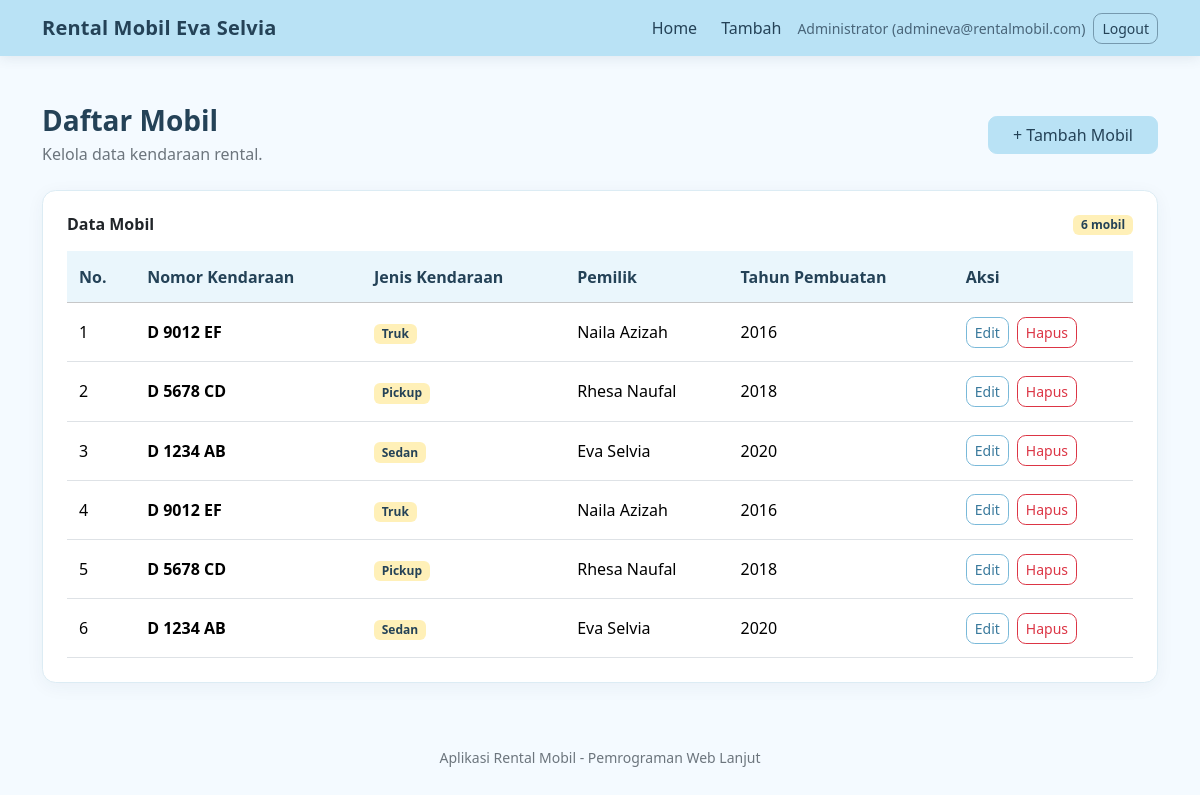
/dashboard.php (signed in), run on the app's committed database.
### tables this page shows
CREATE TABLE IF NOT EXISTS `mobil011` (
  `no_id` int NOT NULL AUTO_INCREMENT,
  `nomor_kendaraan` varchar(12) NOT NULL,
  `jenis_kendaraan` enum('Sedan','Pickup','Truk','Bemo') NOT NULL,
  `pemilik` varchar(50) NOT NULL,
  `tahun_pembuatan` char(4) NOT NULL,
  PRIMARY KEY (`no_id`)
);

### fungsi.php (called while the page is built, shortened)
<?php
function aman($teks) {
    return htmlspecialchars(
        (string) $teks,
        ENT_QUOTES | ENT_SUBSTITUTE,
        "UTF-8"
    );
}

### dashboard.php (the view, shortened to what this page needs)
<?php
require "fungsi.php";
require "koneksi.php";
$hasil = null;
try {
    $hasil = $koneksi->query(
        "SELECT *
         FROM mobil011
         ORDER BY no_id DESC"
    );
} catch (mysqli_sql_exception $error) {
    error_log($error->getMessage());
    $errorDatabase = "Data mobil belum dapat dimuat. Silakan coba kembali.";
}
require "header.php";
?>
<div class="d-flex flex-wrap justify-content-between
            align-items-center gap-3 mb-4">
    <div>
        <h1 class="h3 fw-bold mb-1">Daftar Mobil</h1>
        <p class="text-secondary mb-0">
            Kelola data kendaraan rental.
        </p>
    </div>
    <a href="tambah.php" class="btn btn-primary px-4">
        + Tambah Mobil
    </a>
</div>
<div class="card">
    <div class="card-body p-4">
        <div class="d-flex justify-content-between align-items-center mb-3">
            <h2 class="h6 fw-bold mb-0">Data Mobil</h2>
            <?php if ($hasil !== null): ?>
                <span class="badge text-bg-primary">
                    <?= $hasil->num_rows ?> mobil
                </span>
            <?php endif; ?>
        </div>
        <div class="table-responsive">
            <table class="table table-hover align-middle mb-0">
                <thead class="table-light">
                    <tr>
                        <th>No.</th>
                        <th>Nomor Kendaraan</th>
                        <th>Jenis Kendaraan</th>
                        <th>Pemilik</th>
                        <th>Tahun Pembuatan</th>
                        <th>Aksi</th>
                    </tr>
                </thead>
                <tbody>
                    <?php $nomor = 1; ?>
                    <?php if ($hasil !== null): ?>
                        <?php while ($data = $hasil->fetch_assoc()): ?>
                            <tr>
                                <td><?= $nomor++ ?></td>
                                <td class="fw-semibold">
                                    <?= aman($data["nomor_kendaraan"]) ?>
                                </td>
                                <td>
                                    <span class="badge text-bg-primary">
                                        <?= aman($data["jenis_kendaraan"]) ?>
                                    </span>
                                </td>
                                <td><?= aman($data["pemilik"]) ?></td>
                                <td><?= aman($data["tahun_pembuatan"]) ?></td>
                                <td>
                                    <div class="d-flex gap-2">
                                        <a
                                            href="edit.php?id=<?= aman($data["no_id"]) ?>"
                                            class="btn btn-outline-primary btn-sm"
                                        >
                                            Edit
                                        </a>
                                        <form
                                            action="hapus.php"
                                            method="post"
                                            class="m-0"
                                            onsubmit="return confirm('Hapus data mobil ini?');"
                                        >
                                            <button
                                                type="submit"
                                                class="btn btn-outline-danger btn-sm"
                                            >
                                                Hapus
                                            </button>
                                        </form>
                                    </div>
                                </td>
                            </tr>
                        <?php endwhile; ?>
                    <?php endif; ?>
                </tbody>
            </table>
        </div>
    </div>
</div>
<?php require "footer.php"; ?>

### header.php (shortened to what this page needs)
<?php
require_once __DIR__ . '/fungsi.php';
?>
<!DOCTYPE html>
<html lang="id">
<head>
    <link href="assets/bootstrap/bootstrap.min.css" rel="stylesheet">
    <link href="assets/css/style.css" rel="stylesheet">
</head>
<body>
    <nav class="navbar navbar-expand-lg navbar-dark bg-primary">
    <div class="container">
        <a class="navbar-brand fw-bold" href="dashboard.php">
            Rental Mobil Eva Selvia
        </a>
        <div class="collapse navbar-collapse" id="menuNavigasi">
            <ul class="navbar-nav ms-auto align-items-lg-center gap-lg-2">
                <li class="nav-item">
                    <a class="nav-link" href="dashboard.php">Home</a>
                </li>
                <li class="nav-item">
                    <a class="nav-link" href="tambah.php">Tambah</a>
                </li>
                <li class="nav-item">
                    <span class="navbar-text small text-white-50">
                        <?= aman($_SESSION["nama"]) ?> (<?= aman($_SESSION["email"]) ?>)
                    </span>
                </li>
                <li class="nav-item">
                    <form action="logout.php" method="post" class="m-0">
                        <button
                            type="submit"
                            class="btn btn-outline-light btn-sm my-2 my-lg-0"
                        >
                            Logout
                        </button>
                    </form>
                </li>
            </ul>
        </div>
    </div>
</nav>
    <main class="container py-5">

### footer.php (shortened to what this page needs)
    </main>
    <footer class="text-center text-secondary pb-4 small">
        Aplikasi Rental Mobil - Pemrograman Web Lanjut
    </footer>
</body>
</html>

### assets/css/style.css (style rules this page uses)
body { --color-blue: #b9e2f5; --color-blue-hover: #9bd2ed; --color-blue-soft: #eaf6fc; --color-yellow: #fff0b8; --color-yellow-hover: #ffe58a; --color-ink: #244257; min-height: 100vh; background-color: #f4faff; color: var(--color-ink); font-family: system-ui, -apple-system, "Segoe UI", Roboto, "Helvetica Neue", Arial, sans-serif; }
.navbar.bg-primary { background-color: var(--color-blue) !important; box-shadow: 0 2px 12px rgb(36 66 87 / 10%); }
.navbar.navbar-dark .navbar-brand, .navbar.navbar-dark .nav-link, .navbar.navbar-dark .navbar-toggler { color: var(--color-ink); }
.navbar .navbar-text { color: #496579 !important; }
.navbar .btn-outline-light { color: var(--color-ink); border-color: rgb(36 66 87 / 45%); }
.navbar-brand { letter-spacing: 0.01em; }
.btn-primary, .bg-primary, .text-bg-primary { color: var(--color-ink) !important; background-color: var(--color-blue) !important; border-color: var(--color-blue) !important; }
.btn-outline-primary { color: #39799c; border-color: #79b9d9; }
main.container { min-height: calc(100vh - 132px); }
.card { border: 1px solid #dcecf4; border-radius: 0.85rem; box-shadow: 0 4px 18px rgb(36 66 87 / 5%); }
.btn { border-radius: 0.55rem; }
.badge.text-bg-primary { background-color: var(--color-yellow) !important; }
.table thead.table-light th { background-color: var(--color-blue-soft); color: var(--color-ink); }
.table > :not(caption) > * > * { padding: 0.85rem 0.75rem; }
footer { padding-top: 1rem; }

### data on the page
mobil011: nomor_kendaraan "D 9012 EF", jenis_kendaraan "Truk", pemilik "Naila Azizah", tahun_pembuatan "2016"
mobil011: nomor_kendaraan "D 5678 CD", jenis_kendaraan "Pickup", pemilik "Rhesa Naufal", tahun_pembuatan "2018"
mobil011: nomor_kendaraan "D 1234 AB", jenis_kendaraan "Sedan", pemilik "Eva Selvia", tahun_pembuatan "2020"
mobil011: nomor_kendaraan "D 9012 EF", jenis_kendaraan "Truk", pemilik "Naila Azizah", tahun_pembuatan "2016"
mobil011: nomor_kendaraan "D 5678 CD", jenis_kendaraan "Pickup", pemilik "Rhesa Naufal", tahun_pembuatan "2018"
mobil011: nomor_kendaraan "D 1234 AB", jenis_kendaraan "Sedan", pemilik "Eva Selvia", tahun_pembuatan "2020"

### other printed values
aman($_SESSION["nama"]) "Administrator"
aman($_SESSION["email"]) "admineva@rentalmobil.com"
$hasil->num_rows "6"
